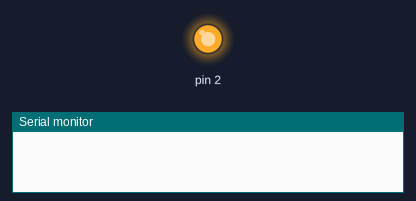
Bench run of a sketch on a simulated Arduino Uno, built with avr-gcc and run on an emulated ATmega328P. Shown: output pins drawn as LEDs (lit = HIGH), the last lines printed to the serial monitor.

Above: at 0.5 s.
At 3.5 s:
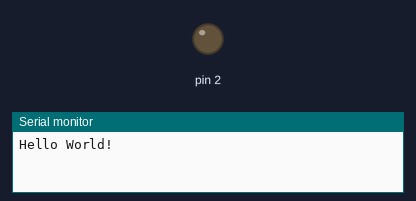
Timing chart, 0 to 7.8 s (numbered marks = the images above):
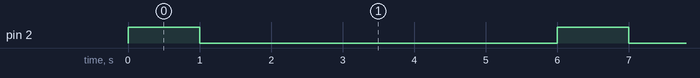

The sketch:

Blink.ino
```cpp
// the setup function runs once when you press reset or power the board
void setup() {
  // initialize digital pin LED_BUILTIN as an output.
  Serial.begin(9600);
  pinMode(2, OUTPUT);
}

// the loop function runs over and over again forever
void loop() {
  digitalWrite(2, HIGH);  // turn the LED on (HIGH is the voltage level)
  delay(1000);                      // wait for a second
  Serial.print("Hello World!");
  digitalWrite(2, LOW);   // turn the LED off by making the voltage LOW
  delay(5000);                      // wait for a second
}
```

Measured:
- by itself, pin 2: alternates HIGH for 1.0 s and LOW for 5.0 s
